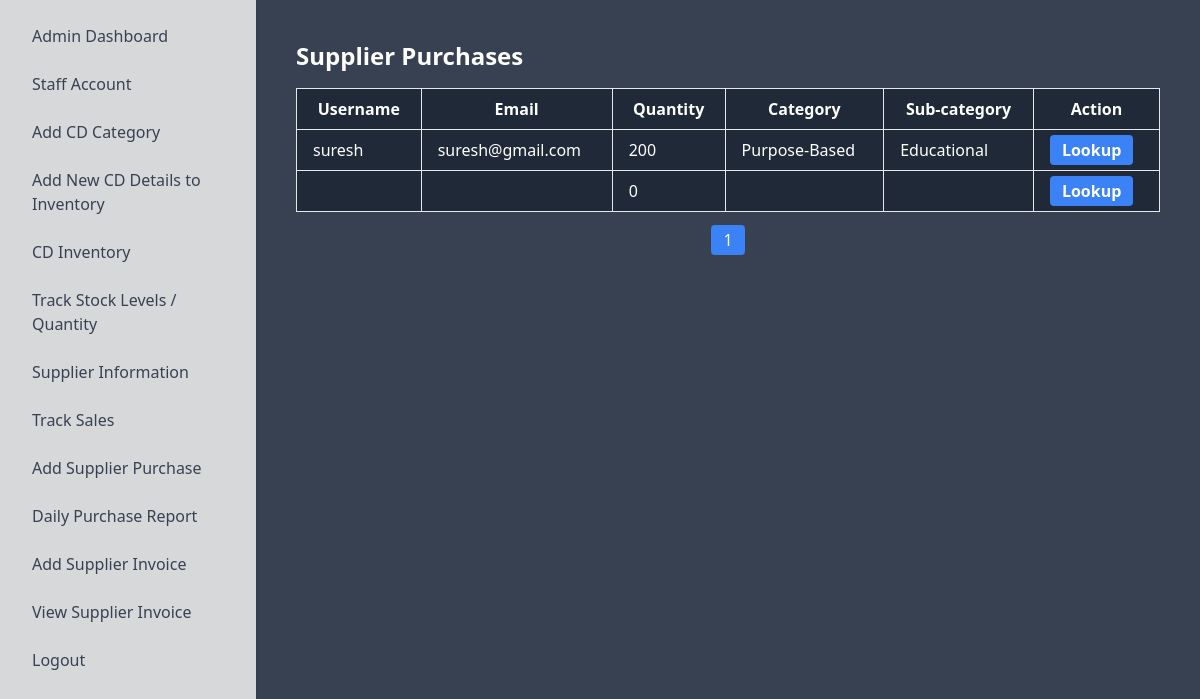
The page /admins/viewsupplierinvoice on the database its author committed.
### admins/models.py (models this page shows, shortened)
class SupplierInvoice(models.Model):
    id = models.AutoField(primary_key=True)
    first_name = models.CharField(max_length=100)
    last_name = models.CharField(max_length=100)
    contact = models.CharField(max_length=15)
    email = models.EmailField()
    category = models.CharField(max_length=100, null=True, blank=True)
    subcategory = models.CharField(max_length=100, null=True, blank=True)
    quantity = models.PositiveIntegerField(null=True, blank=True)
    total_price = models.DecimalField(max_digits=10, decimal_places=2)
    created_at = models.DateTimeField(auto_now_add=True)

### admins/views.py (the view)
# urls.py: path('viewsupplierinvoice', viewsupplierinvoice, name='viewsupplierinvoice'),
def viewsupplierinvoice(request):
    Supplierinvoice = SupplierInvoice.objects.all().order_by('-created_at')
    paginator = Paginator(Supplierinvoice, 12)
    page_number = request.GET.get('page')
    page_obj = paginator.get_page(page_number)
    return render(request, 'admin/viewsupplierinvoice.html', {'page_obj': page_obj})

### templates/admin/viewsupplierinvoice.html (shortened to what this page needs)
<!DOCTYPE html>
<html lang="en">
<head>
    <link href="https://cdn.jsdelivr.net/npm/tailwindcss@2.2.19/dist/tailwind.min.css" rel="stylesheet">
</head>
<body class="bg-gray-700 text-white">
    <div class="flex">
        <div class="sidebar bg-white shadow-md w-64 p-4" style="background-color: #d7d8da;">
            {% include 'admin/adminnav.html' %}
        </div>
        <div class="flex-1 p-10">
            <div class="transparent-layer">
                <h2 class="text-2xl font-bold mb-4">Supplier Purchases</h2>
                    <table class="w-full table-auto bg-gray-800 text-white rounded">
                        <thead>
                            <tr>
                                <th class="border px-4 py-2">Username</th>
                                <th class="border px-4 py-2">Email</th>
                                <th class="border px-4 py-2">Quantity</th>
                                <th class="border px-4 py-2">Category</th>
                                <th class="border px-4 py-2">Sub-category</th>
                                <th class="border px-4 py-2">Action</th>
                            </tr>
                        </thead>
                        <tbody>
                            {% for user in page_obj %}
                            <tr>
                                <td class="border px-4 py-2">{{ user.first_name }}</td>
                                <td class="border px-4 py-2">{{ user.email }}</td>
                                <td class="border px-4 py-2">{{ user.quantity }}</td>
                                <td class="border px-4 py-2">{{ user.category }}</td>
                                <td class="border px-4 py-2">{{ user.subcategory }}</td>
                                <td class="border px-4 py-2">
                                    <a href="{% url 'admin_update_supinvoice_detail' %}?id={{ user.id }}" class="bg-blue-500 hover:bg-blue-700 text-white font-bold py-1 px-3 rounded">Lookup</a>
                                </td>
                            </tr>
                            {% endfor %}
                        </tbody>
                    </table>
                <div class="mt-4">
                    <ul class="flex justify-center space-x-2">
                        {% for num in page_obj.paginator.page_range %}
                        <li>
                            <a href="?page={{ num }}" class="px-3 py-1 bg-gray-800 text-white rounded {% if page_obj.number == num %}bg-blue-500{% endif %}">
                                {{ num }}
                            </a>
                        </li>
                        {% endfor %}
                    </ul>
                </div>
            </div>
        </div>
    </div>
</body>
</html>

### templates/admin/viewsupplierinvoice.html (style rules this page uses)
.sidebar { height: 100vh; overflow-y: auto; }

### rows shown on the page
SupplierInvoice: first_name "suresh", email "suresh@gmail.com", quantity "200", category "Purpose-Based", subcategory "Educational"
SupplierInvoice: quantity "0"

### other values the page prints
{{ num }} "1"
